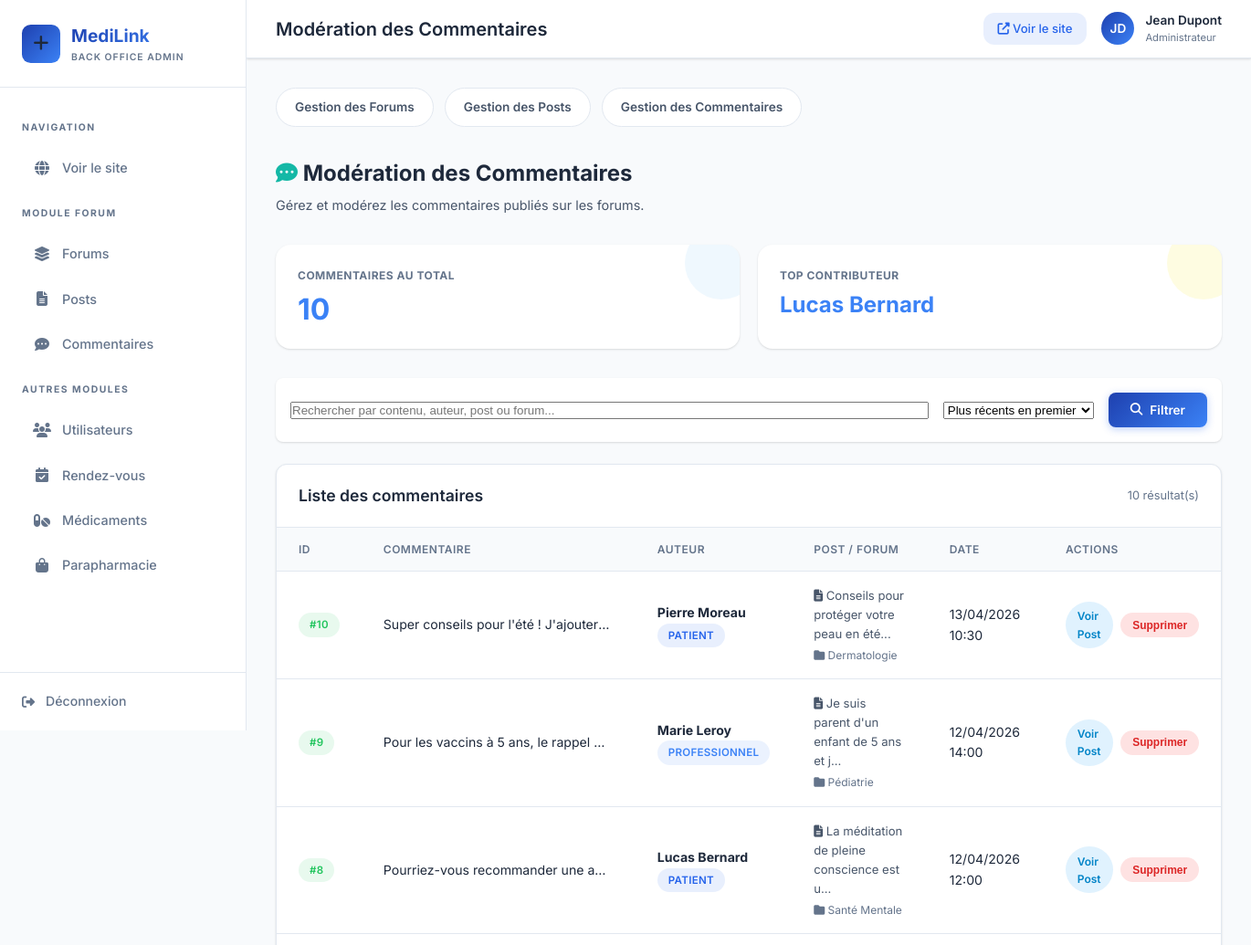
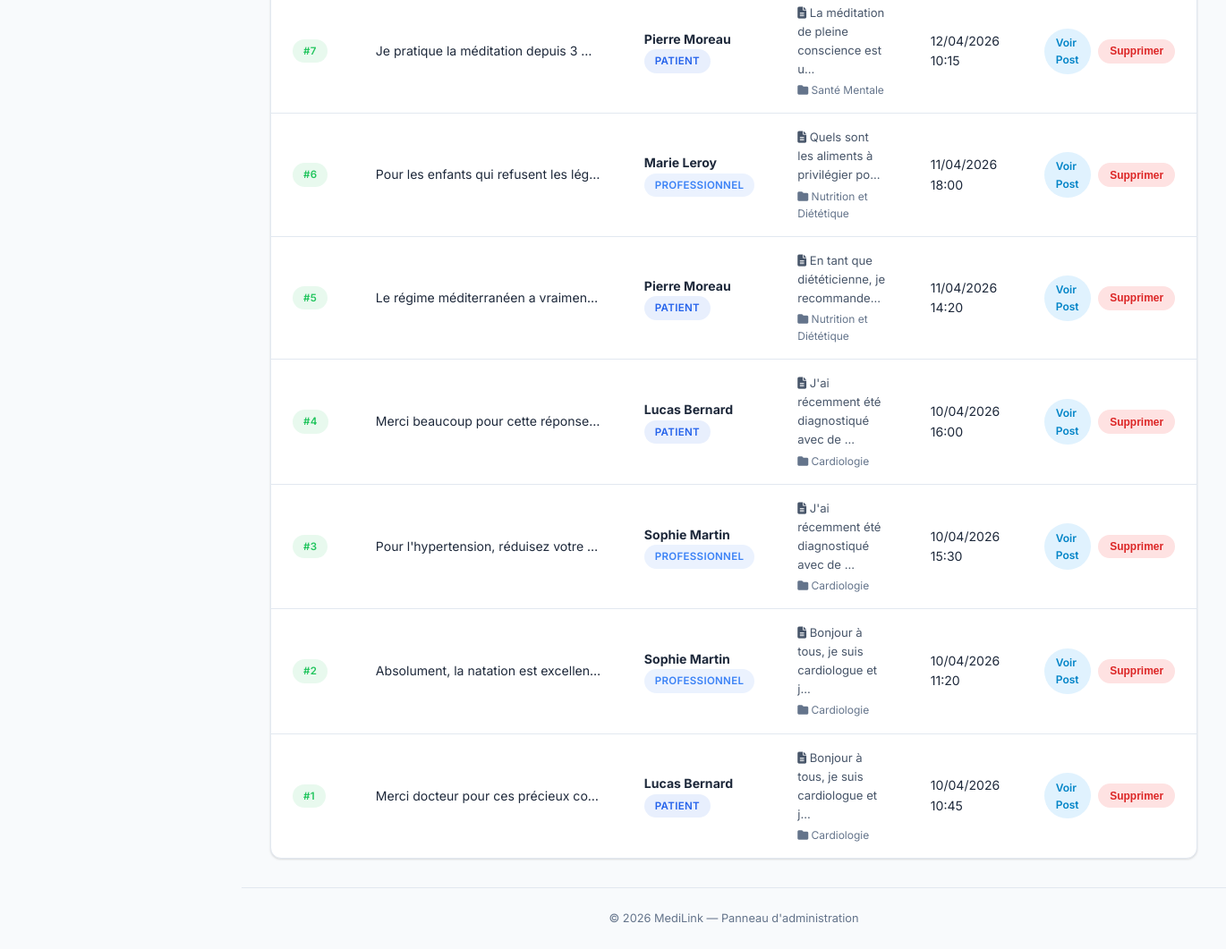
The app's page /index.php?controller=commentaire&action=adminList with its own data (2 pictures, top to bottom).
### tables this page shows
CREATE TABLE IF NOT EXISTS utilisateur (
    id INT AUTO_INCREMENT PRIMARY KEY,
    nom VARCHAR(100) NOT NULL,
    prenom VARCHAR(100) NOT NULL,
    email VARCHAR(150) NOT NULL UNIQUE,
    mot_de_passe VARCHAR(255) NOT NULL,
    telephone VARCHAR(20),
    statut_compte VARCHAR(20) DEFAULT 'actif',
    role ENUM('patient','professionnel','administrateur') NOT NULL,
    created_at DATETIME DEFAULT CURRENT_TIMESTAMP
);

CREATE TABLE IF NOT EXISTS commentaire (
    id_commentaire INT AUTO_INCREMENT PRIMARY KEY,
    contenu TEXT NOT NULL,
    date_commentaire DATETIME DEFAULT CURRENT_TIMESTAMP,
    id_post INT NOT NULL,
    id_auteur INT NOT NULL,
    FOREIGN KEY (id_post) REFERENCES post(id_post) ON DELETE CASCADE,
    FOREIGN KEY (id_auteur) REFERENCES utilisateur(id) ON DELETE CASCADE
);

CREATE TABLE IF NOT EXISTS post (
    id_post INT AUTO_INCREMENT PRIMARY KEY,
    contenu TEXT NOT NULL,
    date_publication DATETIME DEFAULT CURRENT_TIMESTAMP,
    id_forum INT NOT NULL,
    id_auteur INT NOT NULL,
    FOREIGN KEY (id_forum) REFERENCES forum(id_forum) ON DELETE CASCADE,
    FOREIGN KEY (id_auteur) REFERENCES utilisateur(id) ON DELETE CASCADE
);

CREATE TABLE IF NOT EXISTS forum (
    id_forum INT AUTO_INCREMENT PRIMARY KEY,
    titre VARCHAR(200) NOT NULL,
    description TEXT,
    created_at DATETIME DEFAULT CURRENT_TIMESTAMP
);

### Controller/CommentaireController.php (called while the page is built, shortened)
<?php
class CommentaireController {
    public function adminList(): void {
        $pdo = Database::getConnection();
        $sort = $_GET['sort'] ?? 'date_desc';
        $query = "
            SELECT c.*, u.nom AS auteur_nom, u.prenom AS auteur_prenom, u.role AS auteur_role,
                   p.contenu AS post_contenu, f.titre AS forum_titre
            FROM commentaire c
            JOIN utilisateur u ON c.id_auteur = u.id
            JOIN post p ON c.id_post = p.id_post
            JOIN forum f ON p.id_forum = f.id_forum
        ";
        $params = [];
        switch ($sort) {
            case 'date_desc':
            default:
                $query .= " ORDER BY c.date_commentaire DESC";
                break;
        }
        $stmt = $pdo->prepare($query);
        $stmt->execute($params);
        $commentaires = $stmt->fetchAll();
        $stmtStatsTotal = $pdo->query("SELECT COUNT(*) as total FROM commentaire");
        $totalComments = $stmtStatsTotal->fetch()['total'];
        $stmtTopUser = $pdo->query("SELECT u.id, u.nom, u.prenom, COUNT(c.id_commentaire) as nb
                                    FROM utilisateur u
                                    JOIN commentaire c ON u.id = c.id_auteur
                                    GROUP BY u.id
                                    ORDER BY nb DESC LIMIT 1");
        $topUser = $stmtTopUser->fetch();
        require __DIR__ . '/../View/back_office/commentaire/list.php';
    }
}

### View/back_office/commentaire/list.php (the view, shortened to what this page needs)
<?php
require __DIR__ . '/../../layout/back_header.php';
?>
<div class="admin-page-header">
    <div>
        <h2><i class="fas fa-comment-dots" style="color: var(--admin-teal);"></i> Modération des Commentaires</h2>
        <p>Gérez et modérez les commentaires publiés sur les forums.</p>
    </div>
</div>
<div class="stats-grid">
    <div class="stat-card c-blue">
        <div class="stat-info">
            <p>COMMENTAIRES AU TOTAL</p>
            <h3><?= $totalComments ?></h3>
        </div>
    </div>
    <div class="stat-card c-yellow">
        <div class="stat-info">
            <p>TOP CONTRIBUTEUR</p>
            <?php if ($topUser && $topUser['nb'] > 0): ?>
                <h3 style="font-size: 1.5rem; white-space: nowrap; overflow: hidden; text-overflow: ellipsis;" title="<?= htmlspecialchars($topUser['prenom'] . ' ' . $topUser['nom']) ?>">
                    <?= htmlspecialchars($topUser['prenom'] . ' ' . $topUser['nom']) ?>
                </h3>
            <?php else: ?>
                <h3 style="font-size: 1.5rem;">N/A</h3>
            <?php endif; ?>
        </div>
    </div>
</div>
<div class="admin-filters" style="display: flex; gap: 1rem; margin-bottom: 1.5rem; background: var(--admin-card); padding: 1rem; border-radius: 0.5rem; box-shadow: var(--admin-shadow);">
    <form action="index.php" method="GET" style="display: flex; gap: 1rem; flex: 1; align-items: center; flex-wrap: wrap;">
        <div style="flex: 1; min-width: 250px;">
            <input type="text" name="search" placeholder="Rechercher par contenu, auteur, post ou forum..." value="<?= htmlspecialchars($_GET['search'] ?? '') ?>" class="form-control" style="width: 100%;">
        </div>
        <div>
            <select name="sort" class="form-control">
                <option value="date_desc" <?= ($_GET['sort'] ?? '') === 'date_desc' ? 'selected' : '' ?>>Plus récents en premier</option>
            </select>
        </div>
        <button type="submit" class="admin-btn admin-btn-primary">
            <i class="fas fa-search"></i> Filtrer
        </button>
    </form>
</div>
<div class="table-card">
    <div class="table-header">
        <h3>Liste des commentaires</h3>
        <span style="font-size: 0.8rem; color: var(--admin-text-muted);"><?= count($commentaires) ?> résultat(s)</span>
    </div>
    <?php if (!empty($commentaires)): ?>
        <table class="admin-table">
            <thead>
                <tr>
                    <th>ID</th>
                    <th>Commentaire</th>
                    <th>Auteur</th>
                    <th>Post / Forum</th>
                    <th>Date</th>
                    <th>Actions</th>
                </tr>
            </thead>
            <tbody>
                <?php foreach ($commentaires as $c): ?>
                    <tr>
                        <td><span class="badge badge-green">#<?= $c['id_commentaire'] ?></span></td>
                        <td class="table-text-truncate"><?= htmlspecialchars(mb_substr($c['contenu'], 0, 100)) ?><?= mb_strlen($c['contenu']) > 100 ? '...' : '' ?></td>
                        <td>
                            <strong><?= htmlspecialchars($c['auteur_prenom'] . ' ' . $c['auteur_nom']) ?></strong>
                            <br>
                            <span class="badge badge-<?= $c['auteur_role'] === 'professionnel' ? 'blue' : ($c['auteur_role'] === 'administrateur' ? 'orange' : 'purple') ?>">
                                <?= htmlspecialchars($c['auteur_role']) ?>
                            </span>
                        </td>
                        <td>
                            <div style="font-size: 0.82rem;">
                                <div style="color: var(--admin-text-secondary);"><i class="fas fa-file-alt"></i> <?= htmlspecialchars(mb_substr($c['post_contenu'], 0, 40)) ?>...</div>
                                <div style="color: var(--admin-text-muted); font-size: 0.75rem; margin-top: 0.2rem;"><i class="fas fa-folder"></i> <?= htmlspecialchars($c['forum_titre']) ?></div>
                            </div>
                        </td>
                        <td><?= date('d/m/Y H:i', strtotime($c['date_commentaire'])) ?></td>
                        <td>
                            <div class="action-buttons">
                                <a href="index.php?controller=post&action=show&id=<?= $c['id_post'] ?>" class="btn-action btn-voir" title="Voir le post">
                                    Voir Post
                                </a>
                                <button class="btn-action btn-supprimer" title="Supprimer"
                                    onclick="confirmDelete('index.php?controller=commentaire&action=delete&id=<?= $c['id_commentaire'] ?>', 'ce commentaire')">
                                    Supprimer
                                </button>
                            </div>
                        </td>
                    </tr>
                <?php endforeach; ?>
            </tbody>
        </table>
    <?php endif; ?>
</div>
<?php require __DIR__ . '/../../layout/back_footer.php'; ?>

### records on screen
utilisateur: prenom+nom "Lucas Bernard"
commentaire: id_commentaire "10", contenu "Super conseils pour l'été ! J'ajouter…", id_auteur.nom "Pierre Moreau", id_auteur.role "PATIENT", id_post.contenu "Conseils pour protéger votre peau en été", forum.titre "Dermatologie", date_commentaire "13/04/2026 10:30"
commentaire: id_commentaire "9", contenu "Pour les vaccins à 5 ans, le rappel…", id_auteur.nom "Marie Leroy", id_auteur.role "PROFESSIONNEL", id_post.contenu "Je suis parent d'un enfant de 5 ans et j", forum.titre "Pédiatrie", date_commentaire "12/04/2026 14:00"
commentaire: id_commentaire "8", contenu "Pourriez-vous recommander une a…", id_auteur.nom "Lucas Bernard", id_auteur.role "PATIENT", id_post.contenu "La méditation de pleine conscience est u", forum.titre "Santé Mentale", date_commentaire "12/04/2026 12:00"
commentaire: id_commentaire "7", contenu "Je pratique la méditation depuis 3…", id_auteur.nom "Pierre Moreau", id_auteur.role "PATIENT", id_post.contenu "La méditation de pleine conscience est u", forum.titre "Santé Mentale", date_commentaire "12/04/2026 10:15"
commentaire: id_commentaire "6", contenu "Pour les enfants qui refusent les lég…", id_auteur.nom "Marie Leroy", id_auteur.role "PROFESSIONNEL", id_post.contenu "Quels sont les aliments à privilégier po", forum.titre "Nutrition et Diététique", date_commentaire "11/04/2026 18:00"
commentaire: id_commentaire "5", contenu "Le régime méditerranéen a vraimen…", id_auteur.nom "Pierre Moreau", id_auteur.role "PATIENT", id_post.contenu "En tant que diététicienne, je recommande", forum.titre "Nutrition et Diététique", date_commentaire "11/04/2026 14:20"
commentaire: id_commentaire "4", contenu "Merci beaucoup pour cette réponse…", id_auteur.nom "Lucas Bernard", id_auteur.role "PATIENT", id_post.contenu "J'ai récemment été diagnostiqué avec de", forum.titre "Cardiologie", date_commentaire "10/04/2026 16:00"
commentaire: id_commentaire "3", contenu "Pour l'hypertension, réduisez votre…", id_auteur.nom "Sophie Martin", id_auteur.role "PROFESSIONNEL", id_post.contenu "J'ai récemment été diagnostiqué avec de", forum.titre "Cardiologie", date_commentaire "10/04/2026 15:30"
commentaire: id_commentaire "2", contenu "Absolument, la natation est excellen…", id_auteur.nom "Sophie Martin", id_auteur.role "PROFESSIONNEL", id_post.contenu "Bonjour à tous, je suis cardiologue et j", forum.titre "Cardiologie", date_commentaire "10/04/2026 11:20"
commentaire: id_commentaire "1", contenu "Merci docteur pour ces précieux co…", id_auteur.nom "Lucas Bernard", id_auteur.role "PATIENT", id_post.contenu "Bonjour à tous, je suis cardiologue et j", forum.titre "Cardiologie", date_commentaire "10/04/2026 10:45"

### other values on screen
$pageTitle "Modération des Commentaires"
$totalComments "10"
count($commentaires) "10"
